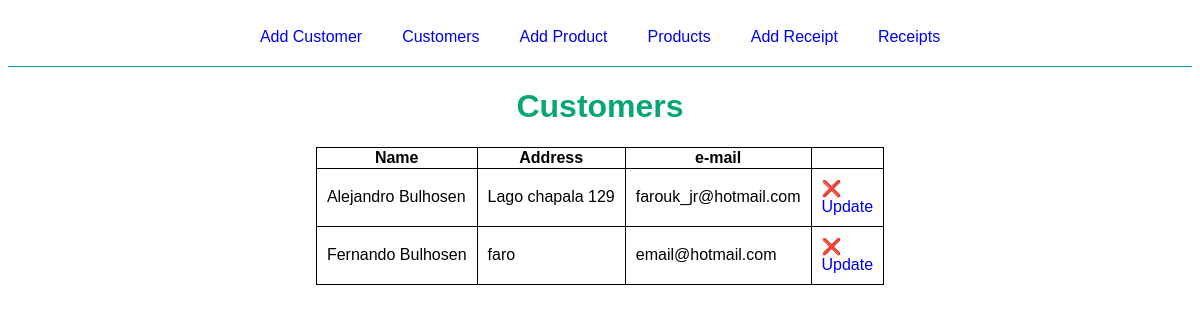
The app's page /customer/customers with its own data.
### flaskr/models/customer/__init__.py (models this page shows, shortened)
class Customer(db.Model, MyModel):
    id = Column(Integer, primary_key=True)
    name = Column(String(100), unique=True, nullable=False)
    address = Column(String(150), unique=True, nullable=False)
    email = Column(String(50), unique=True, nullable=False)
    receipts = db.relationship(
        'Receipt',
        backref='author',
        lazy=True,
        cascade="all, delete-orphan"
    )
    def get_all():
        return Customer.query.all()

### flaskr/views/customer.py (the view)
@bp.route('/customers')
def customers():
    customers = Customer.get_all()
    return render_template(
        "customer/customers.html",
        customers=customers,
        heads=customer_heads
    )

### flaskr/templates/customer/customers.html (shortened to what this page needs)
{% extends 'base.html' %}
{% block content %}
<div class="title-container">
    <h1 class="title">Customers</h1>
</div>
<table class="customers">
    <tr>
        <th>Name</th>
        <th>Address</th>
        <th>e-mail</th>
      </tr>
    {% for customer in customers %}
    <tr>
        {% for head in heads %}
        <td>
            {{ customer[head] }}
        </td>
        {% endfor %}
        <td>
            <a href="{{ url_for('customer.delete', customer_id=customer.id) }}">❌</a>
            <br>
            <a href="{{ url_for('customer.update', customer_id=customer.id) }}">Update</a>
        </td>
    </tr>
    {% endfor %}
</table>
{% endblock %}

### flaskr/static/style.css (style rules this page uses)
* { font-family: Verdana, Geneva, Tahoma, sans-serif; }
.title { font-family: Verdana, Geneva, Tahoma, sans-serif; color: rgb(8, 165, 118) }
.title-container, .add, .update { display: flex; justify-content: center; flex-direction: column; align-items: center; }
.customers, .products { display: grid; justify-content: center; border-collapse: collapse; }
td { border: 1px solid black; border-collapse: collapse; padding: 10px; }
a { text-decoration: none; }
td, th , tr { border: 1px solid black; border-collapse: collapse; }

### records on screen
Customer: name "Alejandro Bulhosen" "Lago chapala 129" "farouk_jr@hotmail.com"
Customer: name "Fernando Bulhosen" "faro" "email@hotmail.com"
